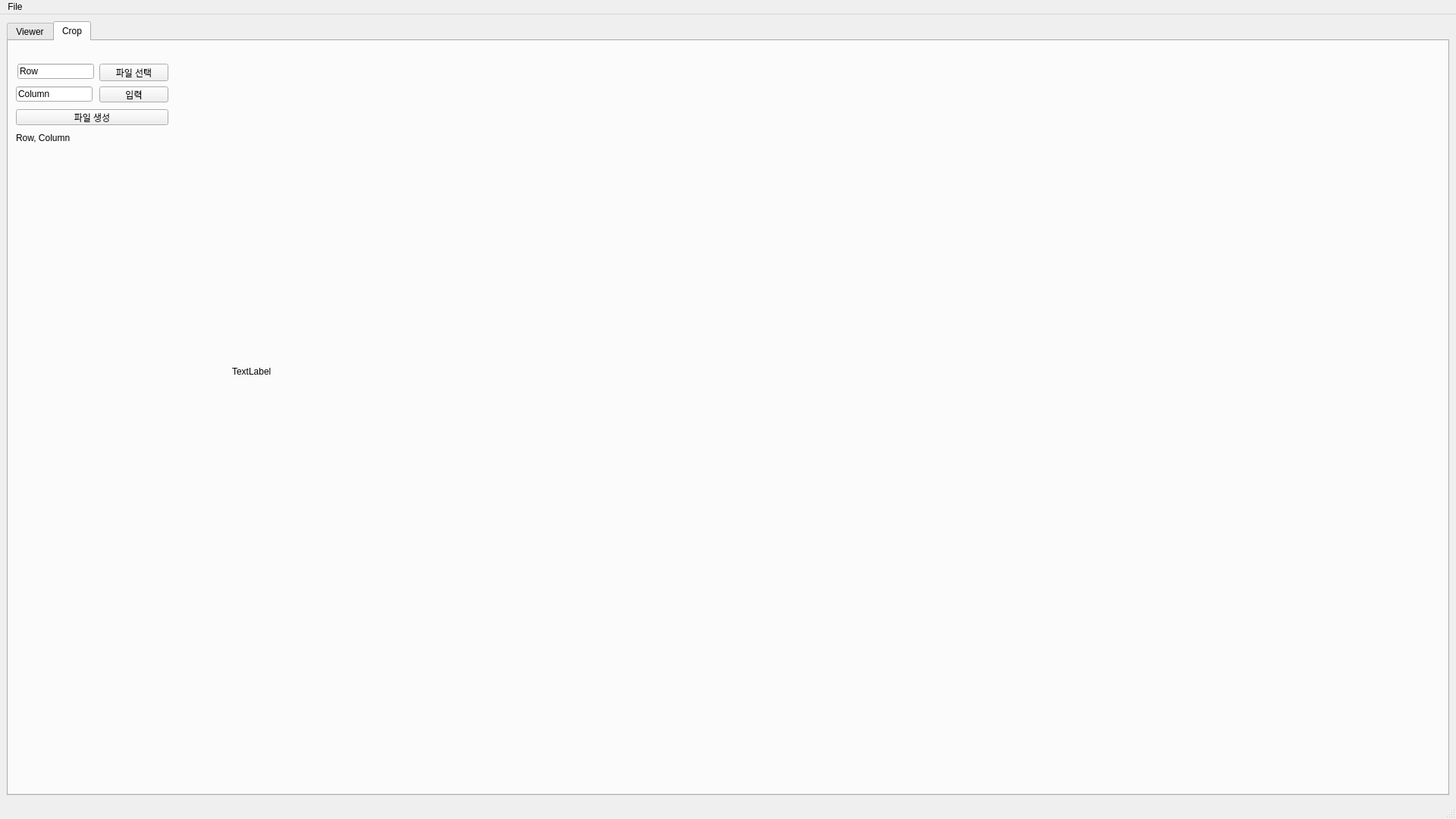
<?xml version="1.0" encoding="UTF-8"?>
<ui version="4.0">
 <class>MainWindow</class>
 <widget class="QMainWindow" name="MainWindow">
  <property name="geometry">
   <rect>
    <x>0</x>
    <y>0</y>
    <width>1920</width>
    <height>1080</height>
   </rect>
  </property>
  <property name="minimumSize">
   <size>
    <width>1920</width>
    <height>1080</height>
   </size>
  </property>
  <property name="windowTitle">
   <string>MainWindow</string>
  </property>
  <widget class="QWidget" name="centralwidget">
   <layout class="QVBoxLayout" name="verticalLayout">
    <item>
     <widget class="QTabWidget" name="tabWidget">
      <property name="currentIndex">
       <number>1</number>
      </property>
      <widget class="QWidget" name="tab">
       <attribute name="title">
        <string>Viewer</string>
       </attribute>
       <widget class="QListWidget" name="listWidget">
        <property name="enabled">
         <bool>true</bool>
        </property>
        <property name="geometry">
         <rect>
          <x>10</x>
          <y>0</y>
          <width>360</width>
          <height>850</height>
         </rect>
        </property>
        <property name="minimumSize">
         <size>
          <width>360</width>
          <height>850</height>
         </size>
        </property>
        <property name="maximumSize">
         <size>
          <width>360</width>
          <height>850</height>
         </size>
        </property>
       </widget>
       <widget class="QLabel" name="label">
        <property name="enabled">
         <bool>true</bool>
        </property>
        <property name="geometry">
         <rect>
          <x>390</x>
          <y>0</y>
          <width>1500</width>
          <height>850</height>
         </rect>
        </property>
        <property name="minimumSize">
         <size>
          <width>1500</width>
          <height>850</height>
         </size>
        </property>
        <property name="maximumSize">
         <size>
          <width>1500</width>
          <height>850</height>
         </size>
        </property>
        <property name="font">
         <font>
          <kerning>true</kerning>
         </font>
        </property>
        <property name="autoFillBackground">
         <bool>true</bool>
        </property>
        <property name="text">
         <string>TextLabel</string>
        </property>
        <property name="scaledContents">
         <bool>false</bool>
        </property>
       </widget>
       <widget class="QWidget" name="widget" native="true">
        <property name="geometry">
         <rect>
          <x>40</x>
          <y>880</y>
          <width>1488</width>
          <height>47</height>
         </rect>
        </property>
        <layout class="QHBoxLayout" name="horizontalLayout_2">
         <item>
          <layout class="QGridLayout" name="gridLayout">
           <item row="0" column="0">
            <widget class="QLabel" name="label_2">
             <property name="font">
              <font>
               <pointsize>9</pointsize>
               <weight>75</weight>
               <bold>true</bold>
              </font>
             </property>
             <property name="text">
              <string>default</string>
             </property>
            </widget>
           </item>
          </layout>
         </item>
         <item>
          <widget class="QPushButton" name="pushButton_2">
           <property name="font">
            <font>
             <pointsize>16</pointsize>
            </font>
           </property>
           <property name="text">
            <string>&lt;</string>
           </property>
          </widget>
         </item>
         <item>
          <widget class="QPushButton" name="pushButton_3">
           <property name="text">
            <string>View File List</string>
           </property>
          </widget>
         </item>
         <item>
          <widget class="QPushButton" name="pushButton">
           <property name="font">
            <font>
             <pointsize>16</pointsize>
            </font>
           </property>
           <property name="text">
            <string>&gt;</string>
           </property>
          </widget>
         </item>
        </layout>
       </widget>
      </widget>
      <widget class="QWidget" name="tab_2">
       <attribute name="title">
        <string>Crop</string>
       </attribute>
       <widget class="QPushButton" name="pushButton_4">
        <property name="geometry">
         <rect>
          <x>120</x>
          <y>60</y>
          <width>91</width>
          <height>21</height>
         </rect>
        </property>
        <property name="text">
         <string>입력</string>
        </property>
       </widget>
       <widget class="QWidget" name="horizontalLayoutWidget">
        <property name="geometry">
         <rect>
          <x>220</x>
          <y>10</y>
          <width>1651</width>
          <height>852</height>
         </rect>
        </property>
        <layout class="QHBoxLayout" name="horizontalLayout_3">
         <item>
          <widget class="QLabel" name="label_3">
           <property name="minimumSize">
            <size>
             <width>1500</width>
             <height>850</height>
            </size>
           </property>
           <property name="maximumSize">
            <size>
             <width>1500</width>
             <height>850</height>
            </size>
           </property>
           <property name="text">
            <string>TextLabel</string>
           </property>
          </widget>
         </item>
        </layout>
       </widget>
       <widget class="QPushButton" name="pushButton_5">
        <property name="geometry">
         <rect>
          <x>120</x>
          <y>30</y>
          <width>91</width>
          <height>23</height>
         </rect>
        </property>
        <property name="text">
         <string>파일 선택</string>
        </property>
       </widget>
       <widget class="QPushButton" name="pushButton_6">
        <property name="geometry">
         <rect>
          <x>10</x>
          <y>90</y>
          <width>201</width>
          <height>21</height>
         </rect>
        </property>
        <property name="text">
         <string>파일 생성</string>
        </property>
       </widget>
       <widget class="QLabel" name="label_4">
        <property name="geometry">
         <rect>
          <x>10</x>
          <y>120</y>
          <width>201</width>
          <height>16</height>
         </rect>
        </property>
        <property name="text">
         <string>Row, Column</string>
        </property>
       </widget>
       <widget class="QLineEdit" name="lineEdit">
        <property name="geometry">
         <rect>
          <x>12</x>
          <y>30</y>
          <width>101</width>
          <height>20</height>
         </rect>
        </property>
        <property name="text">
         <string>Row</string>
        </property>
       </widget>
       <widget class="QLineEdit" name="lineEdit_2">
        <property name="geometry">
         <rect>
          <x>10</x>
          <y>60</y>
          <width>101</width>
          <height>20</height>
         </rect>
        </property>
        <property name="text">
         <string>Column</string>
        </property>
       </widget>
      </widget>
     </widget>
    </item>
   </layout>
  </widget>
  <widget class="QStatusBar" name="statusbar"/>
  <widget class="QMenuBar" name="menubar">
   <property name="geometry">
    <rect>
     <x>0</x>
     <y>0</y>
     <width>1920</width>
     <height>21</height>
    </rect>
   </property>
   <widget class="QMenu" name="menuFile">
    <property name="title">
     <string>File</string>
    </property>
    <addaction name="actionOpen_Image"/>
    <addaction name="actionOpen_Directory"/>
   </widget>
   <addaction name="menuFile"/>
  </widget>
  <action name="actionOpen_Image">
   <property name="text">
    <string>Open Image</string>
   </property>
  </action>
  <action name="actionOpen_Directory">
   <property name="text">
    <string>Open Directory</string>
   </property>
  </action>
  <action name="actionQuit">
   <property name="text">
    <string>Quit</string>
   </property>
  </action>
  <action name="actionCrop">
   <property name="text">
    <string>Crop</string>
   </property>
  </action>
  <action name="actionselect_image">
   <property name="text">
    <string>select_image</string>
   </property>
  </action>
 </widget>
 <resources/>
 <connections/>
</ui>
